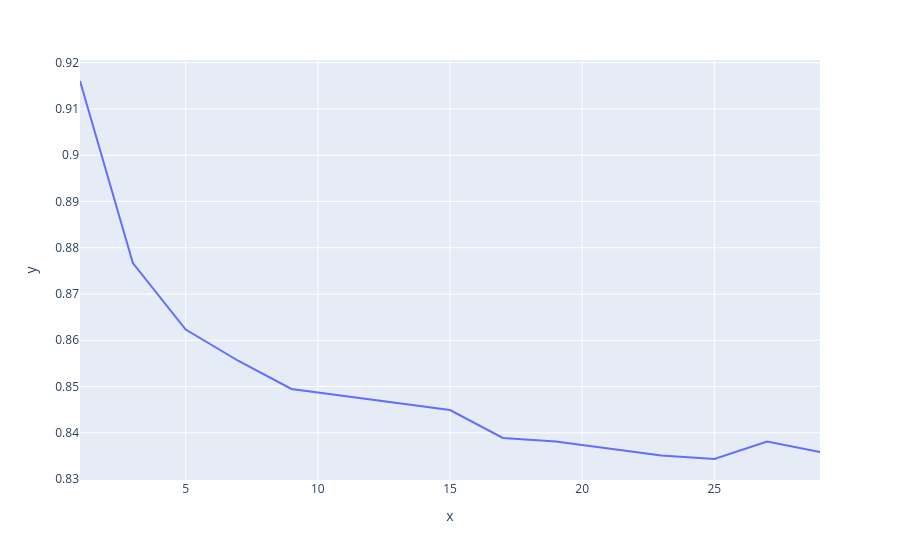

The notebook cell saved with this chart:
### Code cell
px.line(x=k_values, y=accuracy_values)

### Figure 1 — Plotly figure (JSON) as saved in the notebook; plotly's stock layout.template omitted (floating-point values rounded to 4 significant figures)
{"data": [{"hovertemplate": "x=%{x}<br>y=%{y}<extra></extra>", "legendgroup": "", "line": {"color": "#636efa", "dash": "solid"}, "marker": {"symbol": "circle"}, "mode": "lines", "name": "", "orientation": "v", "showlegend": false, "type": "scatter", "x": [1, 3, 5, 7, 9, 11, 13, 15, 17, 19, 21, 23, 25, 27, 29], "xaxis": "x", "y": [0.916, 0.8767, 0.8623, 0.8555, 0.8495, 0.848, 0.8464, 0.8449, 0.8389, 0.8381, 0.8366, 0.8351, 0.8343, 0.8381, 0.8359], "yaxis": "y"}], "layout": {"legend": {"tracegroupgap": 0}, "margin": {"t": 60}, "xaxis": {"anchor": "y", "domain": [0, 1], "title": {"text": "x"}}, "yaxis": {"anchor": "x", "domain": [0, 1], "title": {"text": "y"}}}}
